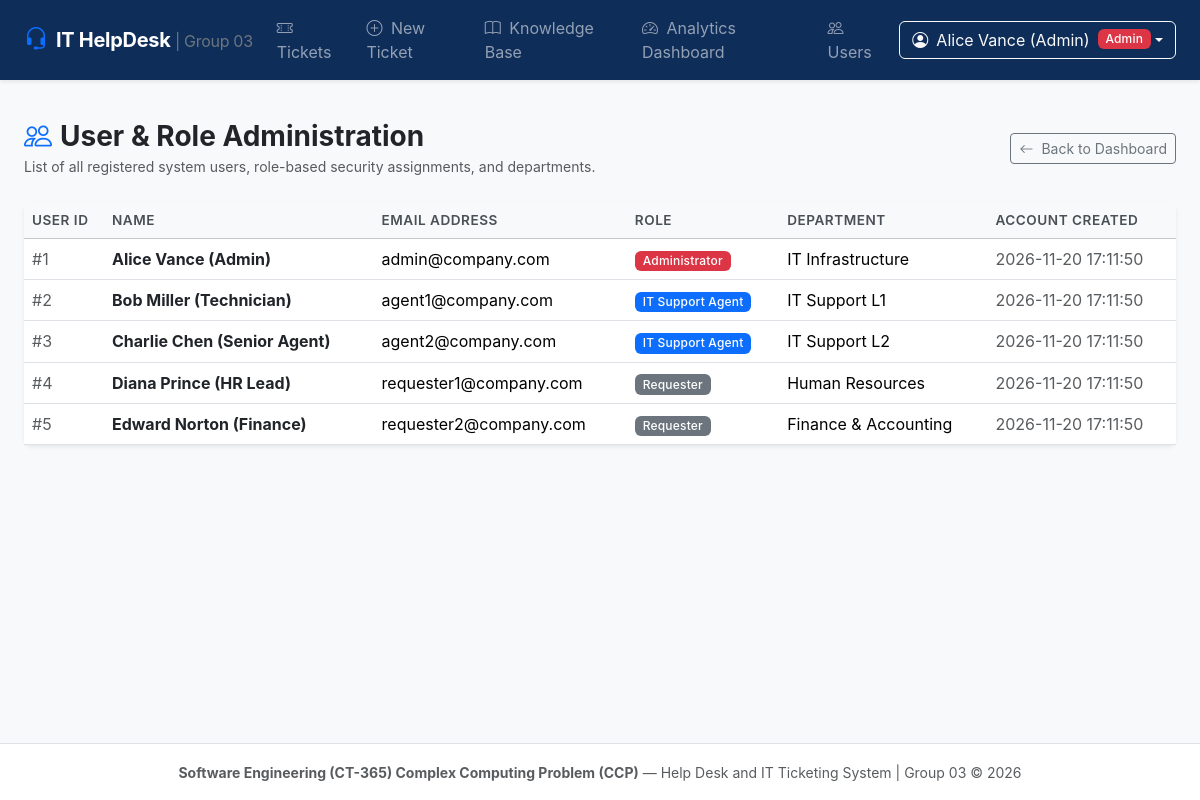
Page /admin/users (signed in) on the committed database.
### tables this page shows
CREATE TABLE users (
        user_id INTEGER PRIMARY KEY AUTOINCREMENT,
        name VARCHAR(100) NOT NULL,
        email VARCHAR(120) NOT NULL UNIQUE,
        password_hash VARCHAR(255) NOT NULL,
        role VARCHAR(20) NOT NULL CHECK (role IN ('Requester', 'Agent', 'Admin')),
        department VARCHAR(80) NOT NULL,
        created_at TIMESTAMP DEFAULT CURRENT_TIMESTAMP
    );

### SourceCode/routes/admin_routes.py (the view)
@admin_bp.route('/admin/users', strict_slashes=False)
@login_required
@role_required('Admin')
def user_management():
    db = get_db()
    users = db.execute("SELECT * FROM users ORDER BY role, name").fetchall()
    return render_template('admin/users.html', users=users)

### SourceCode/database.py (called while the page is built)
def get_db():
    if 'db' not in g:
        g.db = sqlite3.connect(
            Config.DATABASE,
            detect_types=sqlite3.PARSE_DECLTYPES | sqlite3.PARSE_COLNAMES
        )
        g.db.row_factory = sqlite3.Row
        g.db.execute("PRAGMA foreign_keys = ON;")
    return g.db

### SourceCode/services/auth_service.py (called while the page is built)
def login_required(view_func):
    @wraps(view_func)
    def decorated_function(*args, **kwargs):
        if 'user_id' not in session:
            flash("Please sign in to access this page.", "warning")
            return redirect(url_for('auth.login'))
        return view_func(*args, **kwargs)
    return decorated_function

def role_required(*allowed_roles):
    def decorator(view_func):
        @wraps(view_func)
        def decorated_function(*args, **kwargs):
            if 'user_id' not in session:
                flash("Please sign in to access this page.", "warning")
                return redirect(url_for('auth.login'))
            user_role = session.get('role')
            if user_role not in allowed_roles:
                flash(f"Access Denied: The '{user_role}' role is unauthorized to view this resource.", "danger")
                return redirect(url_for('tickets.list_tickets'))
            return view_func(*args, **kwargs)
        return decorated_function
    return decorator

### SourceCode/templates/admin/users.html (shortened to what this page needs)
{% extends "base.html" %}
{% block content %}
<div class="container-fluid px-4 py-4">
    <div class="d-flex justify-content-between align-items-center mb-4">
        <div>
            <h3 class="fw-bold text-dark mb-0"><i class="bi bi-people text-primary me-2"></i>User & Role Administration</h3>
            <small class="text-muted">List of all registered system users, role-based security assignments, and departments.</small>
        </div>
        <a href="{{ url_for('admin.dashboard') }}" class="btn btn-outline-secondary btn-sm">
            <i class="bi bi-arrow-left me-1"></i> Back to Dashboard
        </a>
    </div>
    <div class="card shadow-sm border-0">
        <div class="table-responsive">
            <table class="table table-hover align-middle mb-0">
                <thead class="table-light">
                    <tr>
                        <th style="width: 80px;">User ID</th>
                        <th>Name</th>
                        <th>Email Address</th>
                        <th>Role</th>
                        <th>Department</th>
                        <th>Account Created</th>
                    </tr>
                </thead>
                <tbody>
                    {% for u in users %}
                    <tr>
                        <td class="text-muted">#{{ u['user_id'] }}</td>
                        <td class="fw-bold text-dark">{{ u['name'] }}</td>
                        <td>{{ u['email'] }}</td>
                        <td>
                            {% if u['role'] == 'Admin' %}
                            <span class="badge bg-danger">Administrator</span>
                            {% elif u['role'] == 'Agent' %}
                            <span class="badge bg-primary">IT Support Agent</span>
                            {% else %}
                            <span class="badge bg-secondary">Requester</span>
                            {% endif %}
                        </td>
                        <td>{{ u['department'] }}</td>
                        <td class="text-muted">{{ u['created_at'] }}</td>
                    </tr>
                    {% endfor %}
                </tbody>
            </table>
        </div>
    </div>
</div>
{% endblock %}

### SourceCode/templates/base.html (shortened to what this page needs)
<!DOCTYPE html>
<html lang="en">
<head>
    <link href="https://cdn.jsdelivr.net/npm/bootstrap@5.3.3/dist/css/bootstrap.min.css" rel="stylesheet">
    <link href="https://cdn.jsdelivr.net/npm/bootstrap-icons@1.11.3/font/bootstrap-icons.min.css" rel="stylesheet">
    <link rel="stylesheet" href="{{ url_for('static', filename='css/style.css') }}">
</head>
<body class="bg-light d-flex flex-column min-vh-100">
    <nav class="navbar navbar-expand-lg navbar-dark bg-dark shadow-sm">
        <div class="container-fluid px-4">
            <a class="navbar-brand fw-bold d-flex align-items-center" href="{{ url_for('tickets.list_tickets') }}">
                <i class="bi bi-headset me-2 text-primary fs-4"></i>
                <span>IT HelpDesk <small class="text-secondary fw-normal fs-6">| Group 03</small></span>
            </a>
            <div class="collapse navbar-collapse" id="navContent">
                <ul class="navbar-nav me-auto mb-2 mb-lg-0">
                    {% if session.get('user_id') %}
                    <li class="nav-item">
                        <a class="nav-link" href="{{ url_for('tickets.list_tickets') }}">
                            <i class="bi bi-ticket-perforated me-1"></i> Tickets
                        </a>
                    </li>
                    <li class="nav-item">
                        <a class="nav-link" href="{{ url_for('tickets.create_ticket') }}">
                            <i class="bi bi-plus-circle me-1"></i> New Ticket
                        </a>
                    </li>
                    <li class="nav-item">
                        <a class="nav-link" href="{{ url_for('kb.list_articles') }}">
                            <i class="bi bi-book me-1"></i> Knowledge Base
                        </a>
                    </li>
                    {% if session.get('role') == 'Admin' %}
                    <li class="nav-item">
                        <a class="nav-link" href="{{ url_for('admin.dashboard') }}">
                            <i class="bi bi-speedometer2 me-1"></i> Analytics Dashboard
                        </a>
                    </li>
                    <li class="nav-item">
                        <a class="nav-link" href="{{ url_for('admin.user_management') }}">
                            <i class="bi bi-people me-1"></i> Users
                        </a>
                    </li>
                    {% endif %}
                    {% endif %}
                </ul>
                <div class="d-flex align-items-center">
                    {% if session.get('user_id') %}
                    <div class="dropdown">
                        <button class="btn btn-outline-light dropdown-toggle d-flex align-items-center" type="button" data-bs-toggle="dropdown">
                            <i class="bi bi-person-circle me-2"></i>
                            <span class="me-2">{{ session.get('name') }}</span>
                            {% if session.get('role') == 'Admin' %}
                            <span class="badge bg-danger">Admin</span>
                            {% elif session.get('role') == 'Agent' %}
                            <span class="badge bg-primary">IT Agent</span>
                            {% else %}
                            <span class="badge bg-secondary">Requester</span>
                            {% endif %}
                        </button>
                    </div>
                    {% else %}
                    <a href="{{ url_for('auth.login') }}" class="btn btn-outline-light me-2">Sign In</a>
                    <a href="{{ url_for('auth.register') }}" class="btn btn-primary">Register</a>
                    {% endif %}
                </div>
            </div>
        </div>
    </nav>
    <main class="flex-grow-1">
        {% block content %}{% endblock %}
    </main>
    <footer class="bg-white text-muted border-top py-3 mt-auto">
        <div class="container-fluid px-4 text-center">
            <small>
                <strong>Software Engineering (CT-365) Complex Computing Problem (CCP)</strong> — Help Desk and IT Ticketing System | Group 03 &copy; 2026
            </small>
        </div>
    </footer>
</body>
</html>

### SourceCode/static/css/style.css (style rules this page uses)
body { font-family: -apple-system, BlinkMacSystemFont, "Segoe UI", Roboto, "Helvetica Neue", Arial, sans-serif; color: #2b303a; background-color: #f7f9fc; }
.navbar { background-color: #0f2d59 !important; }
.navbar-brand span { letter-spacing: -0.3px; }
.card { border-radius: 0.5rem; }
.badge { font-weight: 500; letter-spacing: 0.2px; }
.table th { font-weight: 600; font-size: 0.85rem; text-transform: uppercase; letter-spacing: 0.5px; color: #495057; }

### rows in the picture
users: get "Alice Vance (Admin)", user_id "1", name "Alice Vance (Admin)", email "admin@company.com", role "Administrator", department "IT Infrastructure", created_at "2026-11-20 17:11:50"
users: user_id "2", name "Bob Miller (Technician)", email "agent1@company.com", role "IT Support Agent", department "IT Support L1", created_at "2026-11-20 17:11:50"
users: user_id "3", name "Charlie Chen (Senior Agent)", email "agent2@company.com", role "IT Support Agent", department "IT Support L2", created_at "2026-11-20 17:11:50"
users: user_id "4", name "Diana Prince (HR Lead)", email "requester1@company.com", role "Requester", department "Human Resources", created_at "2026-11-20 17:11:50"
users: user_id "5", name "Edward Norton (Finance)", email "requester2@company.com", role "Requester", department "Finance & Accounting", created_at "2026-11-20 17:11:50"
